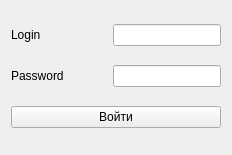
<?xml version="1.0" encoding="UTF-8"?>
<ui version="4.0">
 <class>Form</class>
 <widget class="QWidget" name="Form">
  <property name="geometry">
   <rect>
    <x>0</x>
    <y>0</y>
    <width>232</width>
    <height>155</height>
   </rect>
  </property>
  <property name="windowTitle">
   <string>Form</string>
  </property>
  <layout class="QVBoxLayout" name="verticalLayout">
   <item>
    <layout class="QHBoxLayout" name="horizontalLayout">
     <item>
      <widget class="QLabel" name="label">
       <property name="text">
        <string>Login</string>
       </property>
      </widget>
     </item>
     <item>
      <spacer name="horizontalSpacer">
       <property name="orientation">
        <enum>Qt::Orientation::Horizontal</enum>
       </property>
       <property name="sizeType">
        <enum>QSizePolicy::Policy::MinimumExpanding</enum>
       </property>
       <property name="sizeHint" stdset="0">
        <size>
         <width>40</width>
         <height>20</height>
        </size>
       </property>
      </spacer>
     </item>
     <item>
      <widget class="QLineEdit" name="lineEdit"/>
     </item>
    </layout>
   </item>
   <item>
    <layout class="QHBoxLayout" name="horizontalLayout_2">
     <item>
      <widget class="QLabel" name="label_2">
       <property name="text">
        <string>Password</string>
       </property>
      </widget>
     </item>
     <item>
      <spacer name="horizontalSpacer_2">
       <property name="orientation">
        <enum>Qt::Orientation::Horizontal</enum>
       </property>
       <property name="sizeType">
        <enum>QSizePolicy::Policy::MinimumExpanding</enum>
       </property>
       <property name="sizeHint" stdset="0">
        <size>
         <width>20</width>
         <height>20</height>
        </size>
       </property>
      </spacer>
     </item>
     <item>
      <widget class="QLineEdit" name="lineEdit_2"/>
     </item>
    </layout>
   </item>
   <item>
    <widget class="QPushButton" name="pushButton">
     <property name="text">
      <string>Войти</string>
     </property>
    </widget>
   </item>
  </layout>
 </widget>
 <resources/>
 <connections/>
</ui>
